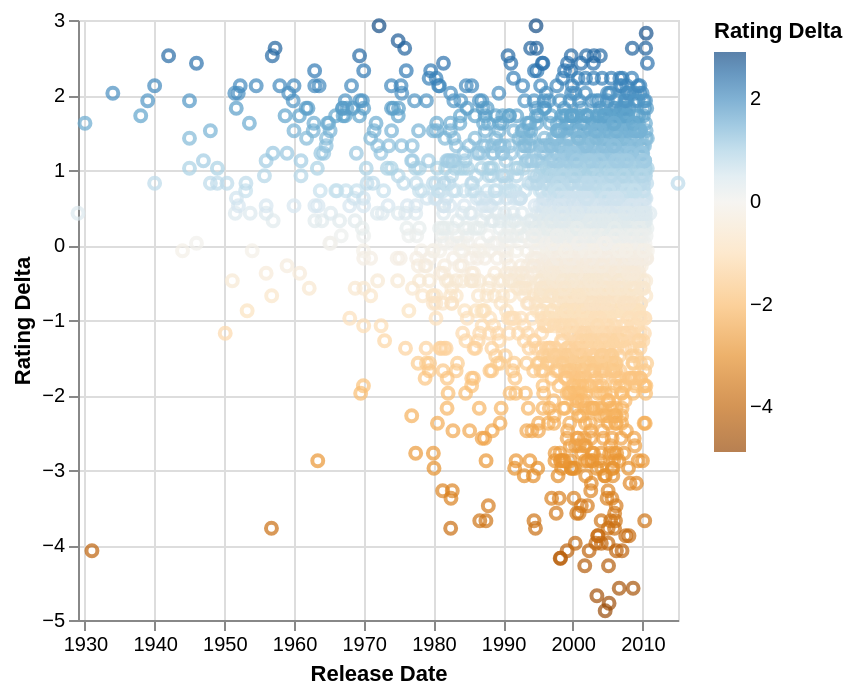

Here is the Vega-Lite specification saved for this chart:
### Vega-Lite specification from a JSON file in a GitHub repository (floating-point values rounded to 4 significant figures; data arrays with more than 128 entries replaced by an {"elided": "..."} marker saying what was removed)
{"$schema": "https://vega.github.io/schema/vega-lite/v4.json", "description": "A dot plot showing each movie in the database, and the difference from the average movie rating. The display is sorted by year to visualize everything in sequential order. The graph is for all Movies before 2019.", "data": {"values": {"elided": "3201 records"}}, "transform": [{"filter": "datum['IMDB Rating'] != null"}, {"filter": {"timeUnit": "year", "field": "Release Date", "range": [null, 2019]}}, {"joinaggregate": [{"op": "mean", "field": "IMDB Rating", "as": "AverageRating"}]}, {"calculate": "datum['IMDB Rating'] - datum.AverageRating", "as": "RatingDelta"}], "mark": "point", "encoding": {"x": {"field": "Release Date", "type": "temporal"}, "y": {"field": "RatingDelta", "type": "quantitative", "title": "Rating Delta"}, "color": {"field": "RatingDelta", "type": "quantitative", "scale": {"domainMid": 0}, "title": "Rating Delta"}}}
